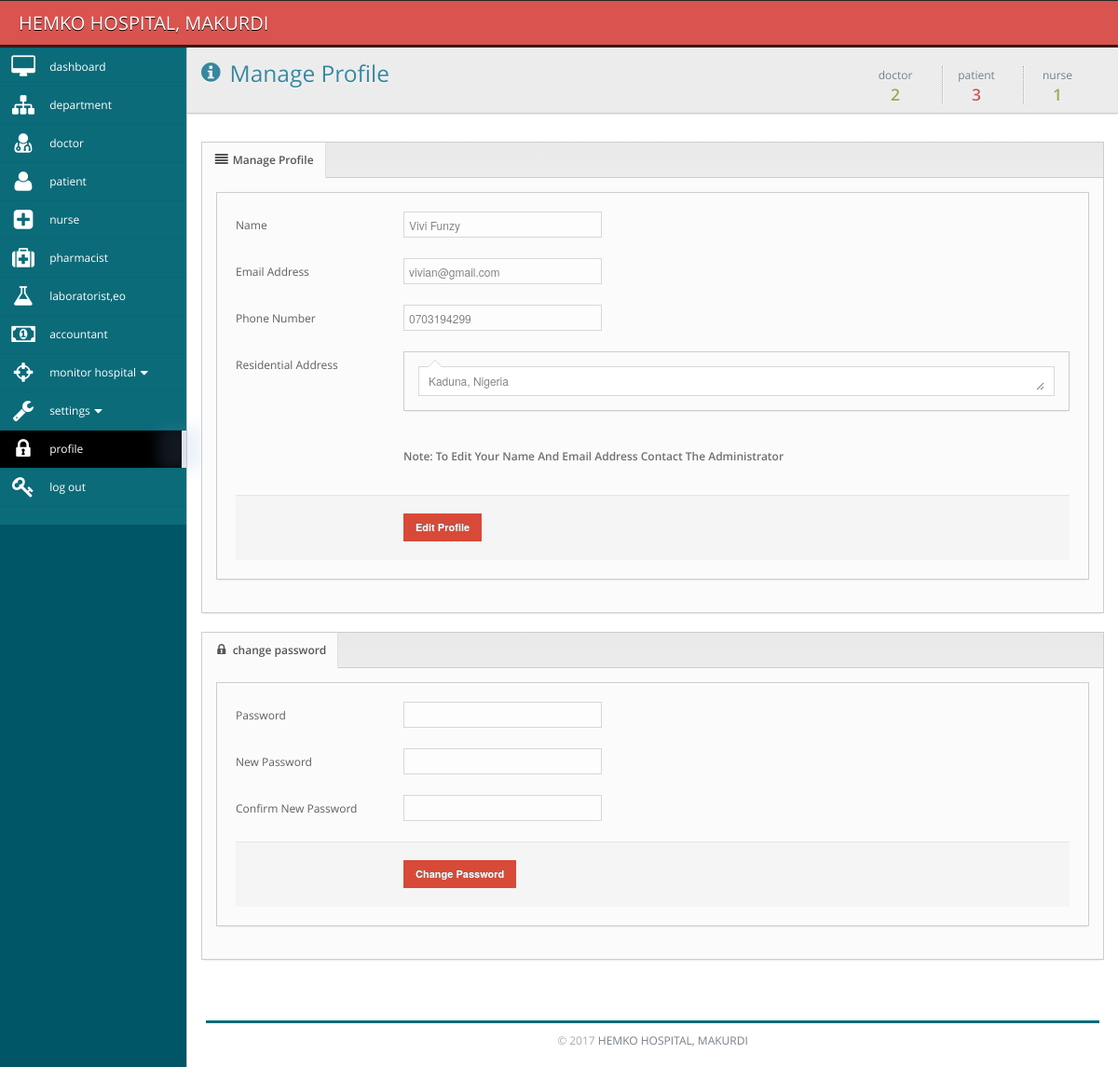
The app's page /admin/manage_profile.php (signed in) with its own data.
### tables this page shows
CREATE TABLE `staff` (
  `staffid` int(10) unsigned NOT NULL AUTO_INCREMENT,
  `email` varchar(255) DEFAULT NULL,
  `fullname` varchar(255) DEFAULT NULL,
  `sex` varchar(45) DEFAULT NULL,
  `phone` varchar(255) DEFAULT NULL,
  `address` varchar(255) DEFAULT NULL,
  `department` varchar(255) DEFAULT NULL,
  `designation` varchar(255) DEFAULT NULL,
  `specialty` varchar(255) DEFAULT NULL,
  PRIMARY KEY (`staffid`)
);

### admin/manage_profile.php (the view, shortened to what this page needs)
<?php
$loggedInUser = $_SESSION["user"];
$activeUser = mysql_fetch_array(mysql_query("select * from users where(email = '$loggedInUser')"));
$activeAdmin = mysql_fetch_array(mysql_query("select * from staff where(email = '$loggedInUser')"));
$role = $activeUser['role'];
$doctor = mysql_query("select * from staff where designation = 'doctor'");
$nurse = mysql_query("select * from staff where designation = 'nurse'");
$patient = mysql_query("select * from patients");
?>
<!DOCTYPE html PUBLIC "-//W3C//DTD XHTML 1.0 Transitional//EN" "http://www.w3.org/TR/xhtml1/DTD/xhtml1-transitional.dtd">
<html>
    <head>
		<link rel="stylesheet" href="../css/font.css">
		<link href="../css/bayanno.css" media="screen" rel="stylesheet" type="text/css" />
    </head>
<?php
 include("../session.php");
?>
<body>
<?php if($role=="admin"){ ?>
    <div class="navbar navbar-top navbar-inverse">
	<div class="navbar-inner">
		<div class="container-fluid">
			<a class="brand" href="">HEMKO HOSPITAL, MAKURDI</a>
		</div>
	</div>
</div>
    <div class="sidebar-background">
	<div class="primary-sidebar-background">
	</div>
</div>
<div class="primary-sidebar">
	<ul class="nav nav-collapse collapse nav-collapse-primary">
		<li class="">
			<span class="glow"></span>
				<a href="dashboard.php" >
					<i class="icon-desktop icon-2x"></i>
					<span>dashboard</span>
				</a>
		</li>
		<li class="">
			<span class="glow"></span>
				<a href="manage_department.php" >
					<i class="icon-sitemap icon-2x"></i>
					<span>department</span>
				</a>
		</li>
		<li class="">
			<span class="glow"></span>
				<a href="manage_doctor.php" >
					<i class="icon-user-md icon-2x"></i>
					<span>doctor</span>
				</a>
		</li>
		<li class="">
			<span class="glow"></span>
				<a href="manage_patient.php" >
					<i class="icon-user icon-2x"></i>
					<span>patient</span>
				</a>
		</li>
		<li class="">
			<span class="glow"></span>
				<a href="manage_nurse.php" >
					<i class="icon-plus-sign-alt icon-2x"></i>
					<span>nurse</span>
				</a>
		</li>
		<li class="">
			<span class="glow"></span>
				<a href="manage_pharmacist.php" >
					<i class="icon-medkit icon-2x"></i>
					<span>pharmacist</span>
				</a>
		</li>
		<li class="">
			<span class="glow"></span>
				<a href="manage_laboratorist.php" >
					<i class="icon-beaker icon-2x"></i>
					<span>laboratorist,eo</span>
				</a>
		</li>
		<li class="">
			<span class="glow"></span>
				<a href="manage_accountant.php" >
					<i class="icon-money icon-2x"></i>
					<span>accountant</span>
				</a>
		</li>
		<li class="dark-nav ">
			<span class="glow"></span>
            <a class="accordion-toggle  " data-toggle="collapse" href="#view_hospital_submenu" >
                <i class="icon-screenshot icon-2x"></i>
                <span>monitor hospital<i class="icon-caret-down"></i></span>
            </a>
		</li>
		<li class="dark-nav ">
			<span class="glow"></span>
            <a class="accordion-toggle  " data-toggle="collapse" href="#settings_submenu" >
                <i class="icon-wrench icon-2x"></i>
                <span>settings<i class="icon-caret-down"></i></span>
            </a>
		</li>
		<li class="dark-nav active">
			<span class="glow"></span>
				<a href="manage_profile.php" >
					<i class="icon-lock icon-2x"></i>
					<span>profile</span>
				</a>
		</li>
		<li class="">
			<span class="glow"></span>
				<a href="../logout.php" >
					<i class="icon-key icon-2x"></i>
					<span>log out</span>
				</a>
		</li>
	</ul>
</div>
    <div class="main-content">
		        <div class="container-fluid" >
            <div class="row-fluid">
                <div class="area-top clearfix">
                    <div class="pull-left header">
                        <h3 class="title">
                        <i class="icon-info-sign"></i>
                        Manage Profile </h3>
                    </div>
                    <ul class="inline pull-right sparkline-box">
                        <li class="sparkline-row">
                            <h4 class="green">
                                <span>doctor</span>
                                <?php echo mysql_num_rows($doctor);?>
                            </h4>
                        </li>
                        <li class="sparkline-row">
                            <h4 class="red">
                                <span>patient</span>
                                <?php echo mysql_num_rows($patient);?>
                            </h4>
                        </li>
                        <li class="sparkline-row">
                            <h4 class="green">
                                <span>nurse</span>
                               <?php echo mysql_num_rows($nurse);?>
                            </h4>
                        </li>
                    </ul>
                </div>
            </div>
        </div>
        <div class="container-fluid padded">
            <div class="box">
	<div class="box-header">
		<ul class="nav nav-tabs nav-tabs-left">
			<li class="active">
            	<a href="#list" data-toggle="tab"><i class="icon-align-justify"></i>
					Manage Profile
                    	</a></li>
		</ul>
	</div>
	<div class="box-content padded">
		<div class="tab-content">
			<div class="tab-pane box active" id="list" style="padding: 5px">
                <div class="box-content padded">
                        <form action="" method="post" accept-charset="utf-8" class="form-horizontal validatable">
                                <div class="control-group">
                                    <label class="control-label">Name</label>
                                    <div class="controls">
                                        <input type="text" class="" name="name" value="<?php echo $activeAdmin['fullname'];?>" readonly="readonly"/>
                                    </div>
                                </div>
                                <div class="control-group">
                                    <label class="control-label">Email Address</label>
                                    <div class="controls">
                                        <input type="text" class="" name="email" value="<?php echo $activeAdmin['email'];?>" readonly="readonly"/>
                                    </div>
                                </div>
								<div class="control-group">
                                    <label class="control-label">Phone Number</label>
                                    <div class="controls">
                                        <input type="text" class="" name="phone" value="<?php echo $activeAdmin['phone'];?>"/>
                                    </div>
                                </div>
                                <div class="control-group">
                                <label class="control-label">Residential Address</label>
                                <div class="controls">
                                    <div class="box closable-chat-box">
                                        <div class="box-content padded">
                                                <div class="chat-message-box">
                                                <textarea name="address" id="ttt" rows="5" placeholder="Enter Residential Address"><?php echo $activeAdmin['address'];?></textarea>
                                                </div>
                                        </div>
                                    </div>
                                </div>
                            </div>
							<div class="control-group">
                                    <label class="control-label">&nbsp;</label>
                                    <div class="controls">
                                        <b>Note: To Edit Your Name And Email Address Contact The Administrator</b>
                                    </div>
                                </div>
                                <div class="form-actions">
                            		<button type="submit" name ="submit" class="btn btn-blue">Edit Profile</button>
                        		</div>
                        </form>
                </div>
			</div>
		</div>
	</div>
</div>
<div class="box">
	<div class="box-header">
		<ul class="nav nav-tabs nav-tabs-left">
			<li class="active">
            	<a href="#list" data-toggle="tab"><i class="icon-lock"></i>
					change password
                    	</a></li>
		</ul>
	</div>
	<div class="box-content padded">
		<div class="tab-content">
			<div class="tab-pane box active" id="list" style="padding: 5px">
                <div class="box-content padded">
                                                <form action="" method="post" accept-charset="utf-8" class="form-horizontal validatable">
                                <div class="control-group">
                                    <label class="control-label">Password</label>
                                    <div class="controls">
                                        <input type="password" class="" name="password"/>
                                    </div>
                                </div>
                                <div class="control-group">
                                    <label class="control-label">New Password</label>
                                    <div class="controls">
                                        <input type="password" class="" name="newpassword"/>
                                    </div>
                                </div>
                                <div class="control-group">
                                    <label class="control-label">Confirm New Password</label>
                                    <div class="controls">
                                        <input type="password" class="" name="confirmnewpassword"/>
                                    </div>
                                </div>
                                <div class="form-actions">
                            		<button type="submit" name="change" class="btn btn-blue">Change Password</button>
                        		</div>
                        </form>
                </div>
			</div>
		</div>
	</div>
</div>
        </div>
	    <div style="clear:both;color:#aaa; padding:20px;">
    	<hr /><center>&copy; 2017 <a href="">HEMKO HOSPITAL, MAKURDI</a></center>
    </div>
    </div>
<?php }else{
  echo "<meta http-equiv=\"refresh\" content=\"0;URL=../error_page.php\">";
  exit;
  } ?>
</body>
</html>

### records on screen
staff: name "Vivi Funzy", email "vivian@gmail.com", phone "0703194299", address "Kaduna, Nigeria"

### other values on screen
mysql_num_rows($doctor) "2"
mysql_num_rows($patient) "3"
mysql_num_rows($nurse) "1"
